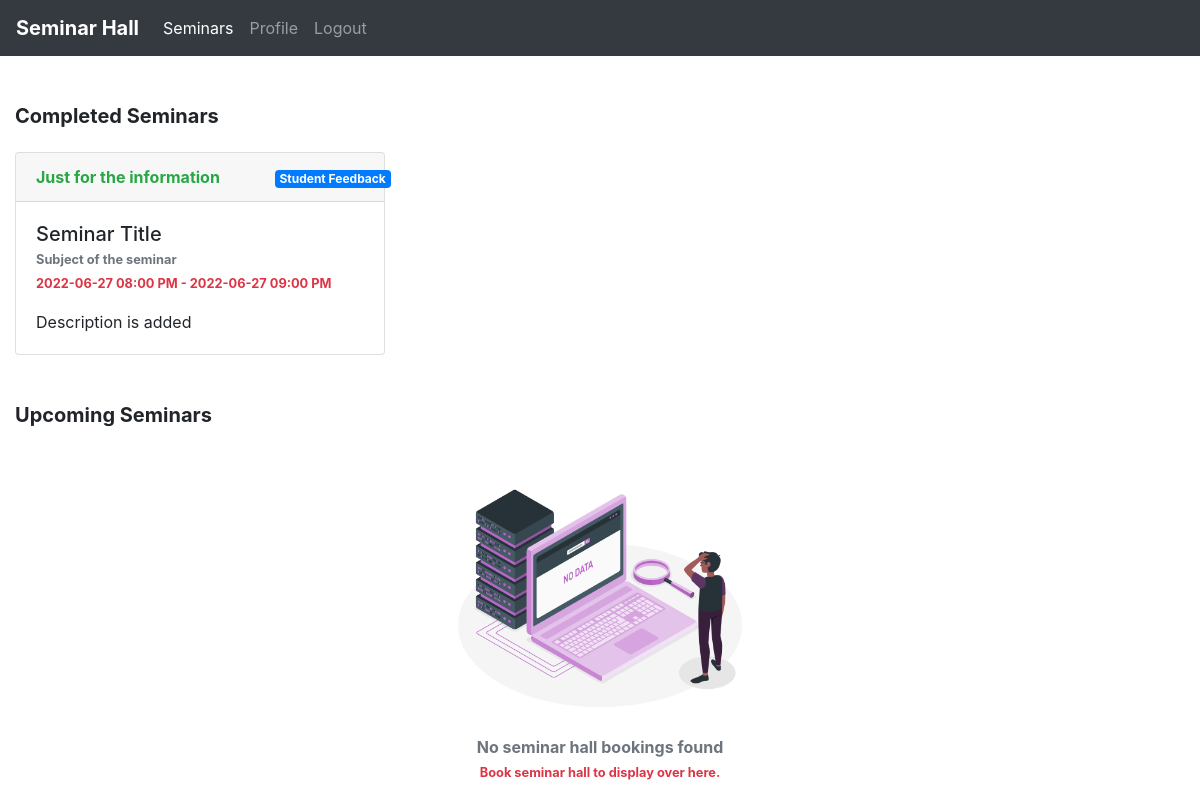
Screenshot of /students/students_home.php with the database file from the repository.
### tables this page shows
CREATE TABLE IF NOT EXISTS `bookings` (
  `id` int(11) NOT NULL AUTO_INCREMENT,
  `deptId` int(11) NOT NULL,
  `seminar_hall_id` int(11) NOT NULL,
  `title` varchar(100) NOT NULL,
  `subTitle` varchar(100) NOT NULL,
  `organizerName` varchar(100) NOT NULL,
  `from_date` datetime NOT NULL,
  `to_date` datetime NOT NULL,
  `guests` text NOT NULL,
  `description` text NOT NULL,
  `status` varchar(30) NOT NULL DEFAULT 'Pending',
  `images` text,
  `cancellation_reason` text,
  PRIMARY KEY (`id`)
);

CREATE TABLE IF NOT EXISTS `seminar_halls` (
  `id` int(11) NOT NULL AUTO_INCREMENT,
  `hall_name` varchar(100) NOT NULL,
  `hall_description` text NOT NULL,
  PRIMARY KEY (`id`)
);

### students/students_home.php (the view, shortened to what this page needs)
<?php
include('../db/dbcon.php');
include('./students_header.php');
$todayDate = Date('Y-m-d');
$result = mysqli_query($con, "SELECT * FROM `bookings` b, `departments` d, `seminar_halls` s
          WHERE b.deptId = d.deptId and b.seminar_hall_id = s.id and b.from_date > '$todayDate'") or die(mysqli_error($con));
$count = mysqli_num_rows($result);
$completed_result = mysqli_query($con, "SELECT * FROM `bookings` b, `departments` d, `seminar_halls` s
          WHERE b.deptId = d.deptId and b.seminar_hall_id = s.id and b.from_date < '$todayDate'") or die(mysqli_error($con));
$completed_count = mysqli_num_rows($completed_result);
?>
<!DOCTYPE html>
<html lang="en">
<head>
</head>
<body>
    <div class="container-fluid">
        <div class="mt-5 mb-5" id="upcoming_seminars">
            <h5 class="font-weight-bold text-black">Completed Seminars</h5>
            <?php
            if ($completed_count === 0) {
            ?>
                <div class="text-center">
                    <img src="../images/no-data.png" alt="No Data" width="300px">
                    <p class="text-muted font-weight-bold m-0">No seminar hall bookings found</p>
                    <small class="text-danger font-weight-bold">Book seminar hall to display over here.</small>
                </div>
            <?php
            } else {
            ?>
                <div class="row">
                    <?php
                    while ($row = mysqli_fetch_array($completed_result)) {
                    ?>
                        <div class="col-md-4 mt-3">
                            <div class="card">
                                <div class="card-header font-weight-bold text-success">
                                    <div class="row">
                                        <div class="col-md-8">
                                            <?php echo $row[18]; ?>
                                        </div>
                                        <div class="col-md-4">
                                            <a href="./feedback.php?id=<?php echo $row[0]; ?>" class="badge badge-primary">Student Feedback</a>
                                        </div>
                                    </div>
                                </div>
                                <div class="card-body">
                                    <h5 class="card-title mb-0"><?php echo $row[3]; ?></h5>
                                    <small class="card-subtitle font-weight-bold text-muted"><?php echo $row[4]; ?></small><br>
                                    <small class="card-subtitle font-weight-bold text-danger"><?php echo date_format(date_create($row[6]), "Y-m-d h:i A"); ?> - <?php echo date_format(date_create($row[7]), "Y-m-d h:i A"); ?></small>
                                    <p class="card-text mt-3"><?php echo $row[9]; ?></p>
                                </div>
                            </div>
                        </div>
                    <?php
                    }
                    ?>
                </div>
            <?php
            }
            ?>
        </div>
        <div class="mt-5 mb-5" id="upcoming_seminars">
            <h5 class="font-weight-bold text-black">Upcoming Seminars</h5>
            <?php
            if ($count === 0) {
            ?>
                <div class="text-center">
                    <img src="../images/no-data.png" alt="No Data" width="300px">
                    <p class="text-muted font-weight-bold m-0">No seminar hall bookings found</p>
                    <small class="text-danger font-weight-bold">Book seminar hall to display over here.</small>
                </div>
            <?php
            }
            ?>
        </div>
    </div>
</body>
</html>

### rows the page displays
bookings: seminar_hall.hall_description "Just for the information", title "Seminar Title", subTitle "Subject of the seminar", from_date "2022-06-27 08:00 PM", to_date "2022-06-27 09:00 PM", description "Description is added"
